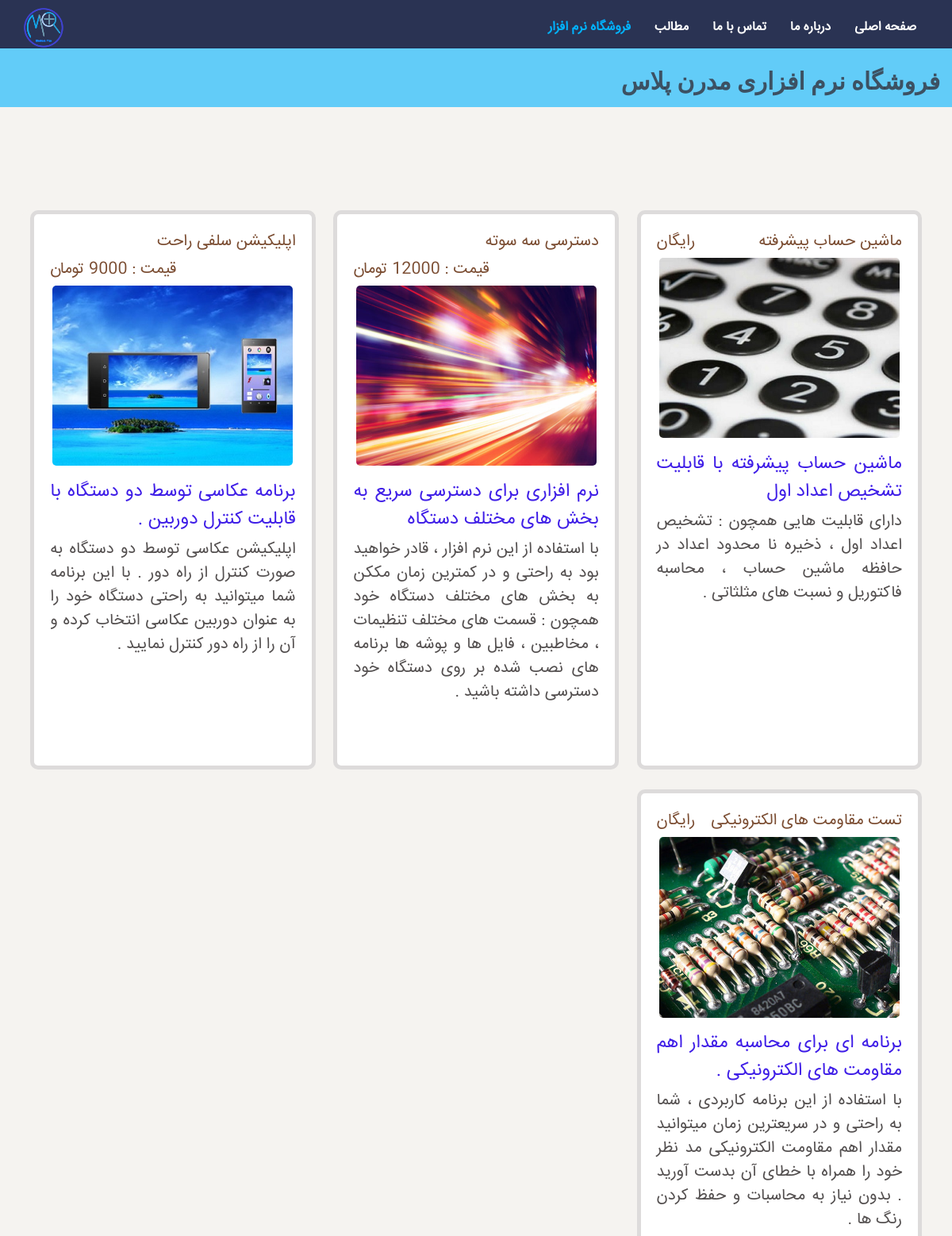
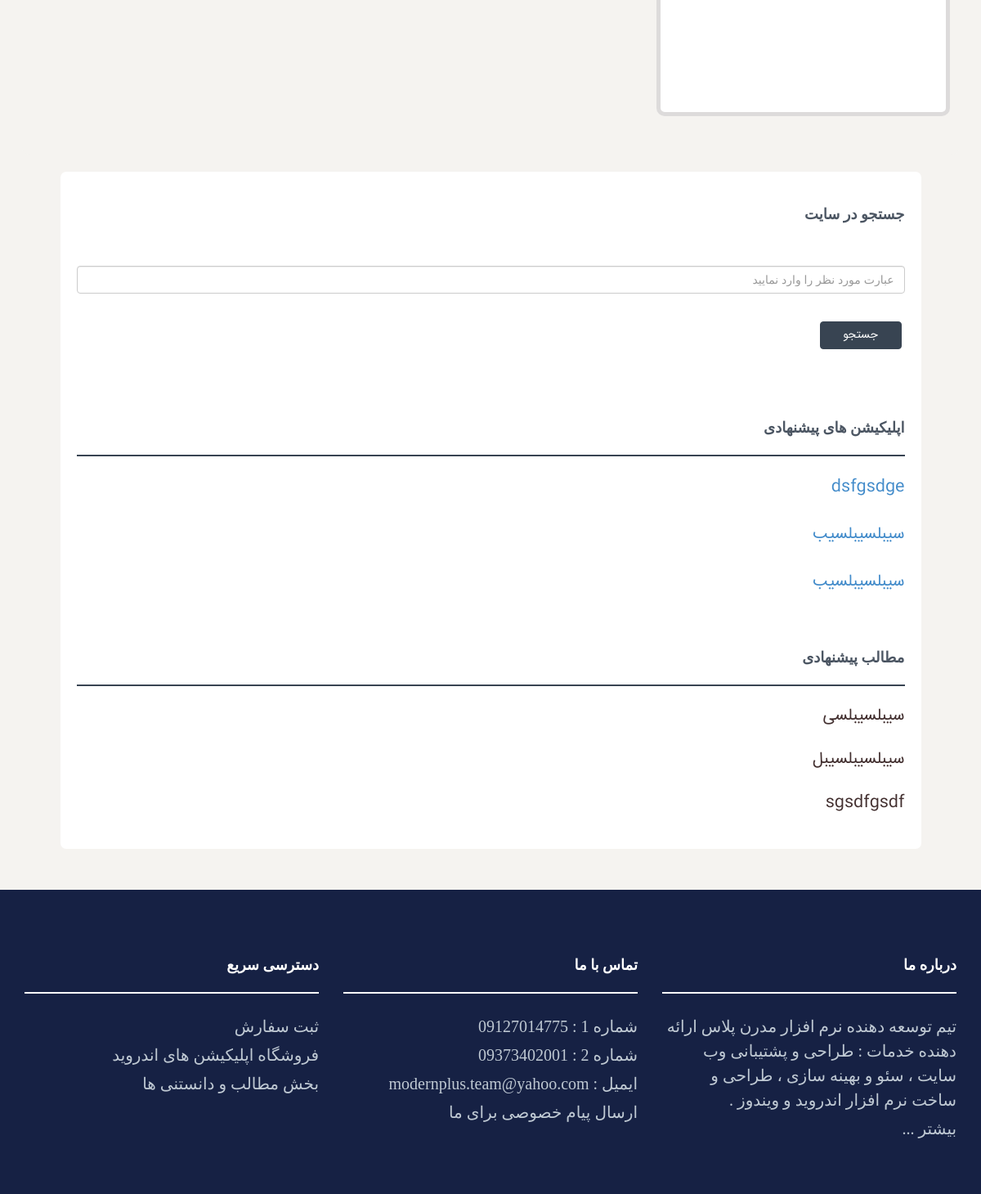
Page /app_market.php on the committed database (2 pictures, top to bottom).
### tables this page shows
CREATE TABLE `tbl_apps` (
  `Row` int(11) NOT NULL,
  `Name` text NOT NULL,
  `title` text,
  `post_link` text,
  `image_address` text,
  `app_type` text NOT NULL,
  `comment` text,
  `gheymat` text
);

### app_market.php (the view, shortened to what this page needs)
<!DOCTYPE html>
<html lang="fa">
  <head>
    <link href="assets/css/min.css" rel="stylesheet">
  </head>
  <body style="background-color:#f5f3f0;">
<div class="navbar navbar-default navbar-fixed-top" role="navigation" >
      <div class="container">
        <div class="navbar-header">
          <a class="navbar-brand fl_n" target="_blank" href="#"><img class="img_logo" src="assets/img/logo.png"></a>
        </div>
        <div class="navbar-collapse collapse navbar-right" style="direction:rtl;">
          <ul class="nav navbar-nav" >
                <li class="active"><a href="app_market.php">فروشگاه نرم افزار</a></li>
                <li><a href="articles.php">مطالب</a></li>
          <li><a href="contact.html" >تماس با ما</a></li>
          	<li><a href="about.html">درباره ما</a></li>
         <li><a href="index.php">صفحه اصلی</a></li>
           </ul>
        </div>
      </div>
</div>
	<div id="blue">
	    <div class="container">
			<div class="row">
				<h1>فروشگاه نرم افزاری مدرن پلاس			</ha>
			</div>
	    </div>
	</div>
<div class="container wdt_100">
        <p class="p_br_1">&ensp;</p>
    <p class="p_br_1">&ensp;</p>
<div class="prp_content" id="prp_content" style="background-color:#f5f3f0;padding:0;">
                  <?php
		   include('prv/config_apps.php');
if(isset($_GET["sort_v"]))
{
				$rows2=mysql_query('SELECT * FROM `tbl_apps` ORDER BY `Row` DESC',$link);
				$lvl=0;
				while($r2=mysql_fetch_assoc($rows2))
				{
					$lvl++;
					if($lvl<=$_GET["sort_v"]*9 && $lvl>($_GET["sort_v"]-1)*9)
					{
			   echo('<a href="posts/'.$r2["post_link"].'"><div class="fl item_content">');
			   echo('<p class="ptt1">'.$r2["Name"].'</p>');
			   echo('<p class="ptt1 fl_l">'.$r2["gheymat"].'</p>');
			   echo('<img src="assets/img/portfolio/'.$r2["image_address"].'" class="img_prd">');
			   echo('<div class="prt_prd_comments"><p class="pt2">'.$r2["title"].'</p><p class="pt5">'.$r2["comment"].'</p></div>');
			   echo('</div></a>');
					}
				}
}else
{
			$rw=mysql_query('SELECT * FROM tbl_apps ORDER BY `Row` DESC LIMIT 9');
		   while($r=mysql_fetch_assoc($rw))
		   {
			   echo('<a href="posts/'.$r["post_link"].'"><div class="fl item_content">');
			   echo('<p class="ptt1">'.$r["Name"].'</p>');
			   echo('<p class="ptt1 fl_l">'.$r["gheymat"].'</p>');
			   echo('<img src="assets/img/portfolio/'.$r["image_address"].'" class="img_prd">');
			   echo('<div class="prt_prd_comments"><p class="pt2">'.$r["title"].'</p><p class="pt5">'.$r["comment"].'</p></div>');
			   echo('</div></a>');
		   }
}
		   ?>
        <div class="dv_pages">
        </div>
</div>
       <div class="side_menu" id="side_menu">
       </div>
		</div>
		 <div id="footerwrap" style="direction:rtl;">
	 	<div class="container" style="direction:rtl;">
		 	<div class="row" style="direction:rtl;">
		 		<div class="col-lg-4 fl">
		 			<h4>درباره ما</h4>
		 			<div class="hline-w"></div>
		 			<p>تیم توسعه دهنده نرم افزار مدرن پلاس ارائه دهنده خدمات : طراحی و پشتیبانی وب سایت ، سئو و بهینه سازی ، طراحی و ساخت نرم افزار اندروید و ویندوز .</p>
		 		<a href="about.html"><p>بیشتر ...</p></a>
                </div>
            <div class="col-lg-4 fl">
		 			<h4>تماس با ما</h4>
		 			<div class="hline-w"></div>
		 	<a href="http://www.telegram.me/snk70"><p>شماره 1 : 09127014775</p></a>
            <a href="http://www.telegram.me/S021A"><p>شماره 2 : 09373402001</p></a>
               <a><p>ایمیل : modernplus.team@yahoo.com</p></a>
                <a href="contact.html"><p>ارسال پیام خصوصی برای ما</p></a>
		 		</div>
                     <div class="col-lg-4 fl">
		 			<h4>دسترسی سریع</h4>
		 			<div class="hline-w"></div>
         <a href="order.html"><p>ثبت سفارش</p></a>
         <a href="app_market.php"><p>فروشگاه اپلیکیشن های اندروید</p></a>
         <a href="articles.php"><p>بخش مطالب و دانستنی ها</p></a>
		 			</div>
		 	</div><! --/row -->
	 	</div><! --/container -->
	 </div><! --/footerwrap -->
  </body>
</html>

### rows in the picture
tbl_apps: Name "ماشین حساب پیشرفته", gheymat "رایگان", image_address (picture), title "ماشین حساب پیشرفته با قابلیت تشخیص اعداد اول", comment "دارای قابلیت هایی همچون : تشخیص اعداد اول ، ذخیره نا محدود اعداد در حافظه ماشین حساب ، محاسبه فاکتوریل و نسبت های مثلثاتی ."
tbl_apps: Name "دسترسی سه سوته", gheymat "قیمت : 12000 تومان", image_address (picture), title "نرم افزاری برای دسترسی سریع به بخش های مختلف دستگاه", comment "با استفاده از این نرم افزار ، قادر خواهید بود به راحتی و در کمترین زمان مککن به بخش های مختلف دستگاه خود همچون : قسمت های مختلف تنظیمات ، مخاطبین ، فایل ها و پوشه ها برنامه های نصب شده بر روی دستگاه خود دسترسی داشته باشید ."
tbl_apps: Name "اپلیکیشن سلفی راحت", gheymat "قیمت : 9000 تومان", image_address (picture), title "برنامه عکاسی توسط دو دستگاه با قابلیت کنترل دوربین .", comment "اپلیکیشن عکاسی توسط دو دستگاه به صورت کنترل از راه دور . با این برنامه شما میتوانید به راحتی دستگاه خود را به عنوان دوربین عکاسی انتخاب کرده و آن را از راه دور کنترل نمایید ."
tbl_apps: Name "تست مقاومت های الکترونیکی", gheymat "رایگان", image_address (picture), title "برنامه ای برای محاسبه مقدار اهم مقاومت های الکترونیکی .", comment "با استفاده از این برنامه کاربردی ، شما به راحتی و در سریعترین زمان میتوانید مقدار اهم مقاومت الکترونیکی مد نظر خود را همراه با خطای آن بدست آورید . بدون نیاز به محاسبات و حفظ کردن رنگ ها ."
